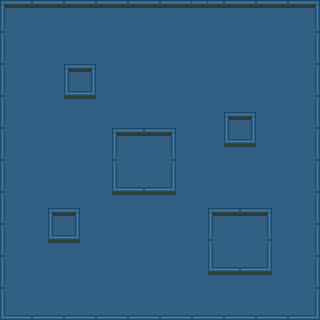

This game map was drawn from its Tiled (.tmx) file and the tilesets committed beside it. A one-line description and the full map source follow:
An orthogonal 20x20 tile map with 16x16 px tiles, 1 tile layer (main) and 10 objects (9x wall).

<map version="1.4" tiledversion="1.4.1" orientation="orthogonal" renderorder="right-down" compressionlevel="0" width="20" height="20" tilewidth="16" tileheight="16" infinite="0" nextlayerid="3" nextobjectid="13">
 <editorsettings>
  <export target="../../public/assets/map1.json" format="json" />
 </editorsettings>
 <tileset firstgid="1" name="tileset" tilewidth="16" tileheight="16" tilecount="64" columns="8">
  <image source="tileset.png" width="128" height="128" />
 </tileset>
 <layer id="1" name="main" width="20" height="20">
  <data encoding="csv">
1,2,3,4,5,6,7,2,3,4,5,6,2,2,3,4,5,6,7,8,
9,28,29,28,29,28,29,28,29,28,29,28,29,28,29,28,29,28,29,16,
17,36,37,36,37,36,37,36,37,36,37,36,37,36,37,36,37,36,37,24,
25,28,29,28,29,28,29,28,29,28,29,28,29,28,29,28,29,28,29,32,
33,36,37,36,19,22,37,36,37,36,37,36,37,36,37,36,37,36,37,40,
41,28,29,28,43,46,29,28,29,28,29,28,29,28,29,28,29,28,29,48,
49,36,37,36,51,54,37,36,37,36,37,36,37,36,37,36,37,36,37,56,
9,28,29,28,29,28,29,28,29,28,29,28,29,28,19,22,29,28,29,16,
17,36,37,36,37,36,37,19,20,21,22,36,37,36,43,46,37,36,37,24,
25,28,29,28,29,28,29,27,28,29,30,28,29,28,51,54,29,28,29,32,
33,36,37,36,37,36,37,35,36,37,38,36,37,36,37,36,37,36,37,40,
41,28,29,28,29,28,29,43,44,45,46,28,29,28,29,28,29,28,29,48,
49,36,37,36,37,36,37,51,52,53,54,36,37,36,37,36,37,36,37,56,
9,28,29,19,22,28,29,28,29,28,29,28,29,19,20,21,22,28,29,16,
17,36,37,43,46,36,37,36,37,36,37,36,37,27,28,29,30,36,37,24,
25,28,29,51,54,28,29,28,29,28,29,28,29,35,36,37,38,28,29,32,
33,36,37,36,37,36,37,36,37,36,37,36,37,43,44,45,46,36,37,40,
41,28,29,28,29,28,29,28,29,28,29,28,29,51,52,53,54,28,29,48,
49,36,37,36,37,36,37,36,37,36,37,36,37,36,37,36,37,36,37,56,
57,58,59,60,61,62,63,58,59,60,61,62,63,58,59,60,61,62,63,64
</data>
 </layer>
 <objectgroup id="2" name="walls">
  <object id="2" type="wall" x="0" y="0" width="320" height="8" />
  <object id="4" type="wall" x="0" y="312" width="320" height="8" />
  <object id="5" type="wall" x="0" y="8" width="8" height="304" />
  <object id="6" x="121" y="-62" />
  <object id="7" type="wall" x="312" y="8" width="8" height="304" />
  <object id="8" type="wall" x="64" y="64" width="32" height="32" />
  <object id="9" type="wall" x="112" y="128" width="64" height="64" />
  <object id="10" type="wall" x="224" y="112" width="32" height="32" />
  <object id="11" type="wall" x="208" y="208" width="64" height="64" />
  <object id="12" type="wall" x="48" y="208" width="32" height="32" />
 </objectgroup>
</map>